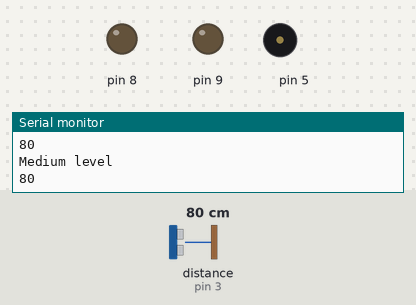
Simulated run of this sketch. Board: Arduino Uno, built with avr-gcc and run on an emulated ATmega328P. Parts: output pins drawn as LEDs (lit = HIGH), buzzer (waves = sounding), the last lines printed to the serial monitor. Wiring (inferred from the names in the program): ultrasonic range finder: trigger pin 2; echo pin 3. The test bench sets the inputs (shaded band); at power-on: distance to the obstacle (sensor on pin 3) 80 cm. The echo pulse lasts 58.3 µs per cm; pins used as bus, display or sensor lines are not drawn.

Above: at 1.2 s.
1.3 s: distance to the obstacle (sensor on pin 3) set to 46 cm
4.3 s: distance to the obstacle (sensor on pin 3) set to 36 cm
At 5.1 s:
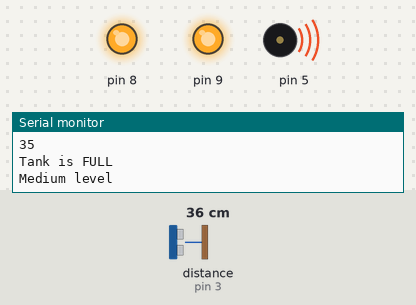
5.8 s: distance to the obstacle (sensor on pin 3) set to 299 cm
At 7.9 s:
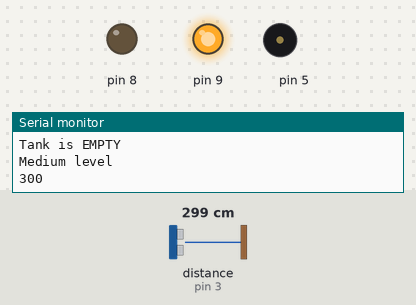
8.2 s: distance to the obstacle (sensor on pin 3) set to 2 cm
At 9.3 s:
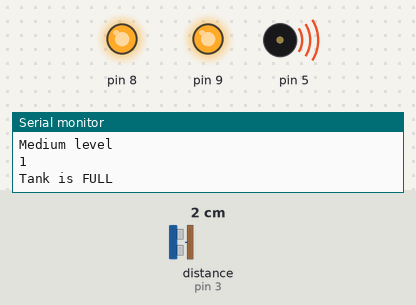
9.7 s: distance to the obstacle (sensor on pin 3) set to 60 cm
At 11.9 s:
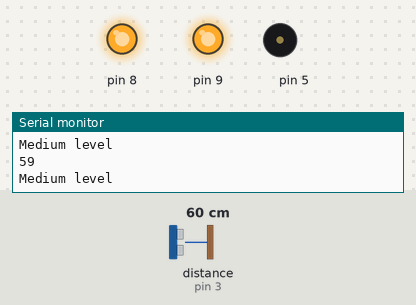
12.2 s: distance to the obstacle (sensor on pin 3) set to 18 cm
At 12.6 s:
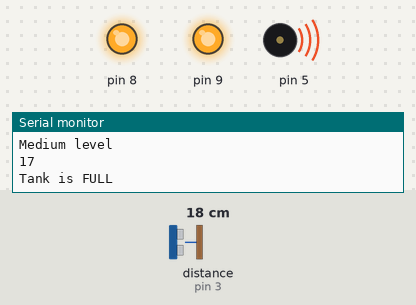
Timing chart, 0 to 14.7 s (numbered marks = the images above; inputs shaded):
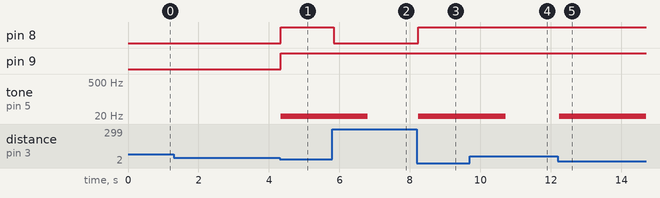

Measured:
- the behaviour switches between 42 and 41 cm on distance to the obstacle (sensor on pin 3) (found by bisection; images 0 and 1)
- after the input at 4.3 s, pin 8, pin 9: LOW → HIGH at once; tone on pin 5: silent → 17 Hz at once
- after the input at 5.8 s, pin 8: HIGH → LOW at once; tone on pin 5: 17 Hz → silent after 1.0 s
- after the input at 8.2 s, pin 8: LOW → HIGH at once; tone on pin 5: silent → 17 Hz at once
- after the input at 9.7 s, tone on pin 5: 17 Hz → silent after 1.0 s
- after the input at 12.2 s, tone on pin 5: silent → 17 Hz at once

The sketch:

water_level_controller1.ino
```cpp
// C++ code
//
int WaterLevel = 0;

int echoPin = 0;
int triggerPin = 0;

//Function to read and return ultrasonic sensor values
long readUltrasonicDistance(int triggerPin, int echoPin)
{
  pinMode(triggerPin, OUTPUT);  // Clear the trigger
  digitalWrite(triggerPin, LOW);
  delayMicroseconds(2);

  digitalWrite(triggerPin, HIGH);  // Sets the trigger pin to HIGH state for 10 microseconds
  delayMicroseconds(10);
  digitalWrite(triggerPin, LOW);
  pinMode(echoPin, INPUT);

  return pulseIn(echoPin, HIGH); // Reads the echo pin, and returns the sound wave travel time in microseconds
}

void setup()
{
  Serial.begin(9600);

  pinMode(8, OUTPUT);
  pinMode(9, OUTPUT);
  pinMode(5, OUTPUT);
}

void loop()
{
  //Setting the echo and triggerpin to digital pins 3 & 2 respectively.
  echoPin = 3;
  triggerPin = 2;

  WaterLevel = 0.01723 * readUltrasonicDistance(2, 3);

  Serial.println("Medium level");
  Serial.println(WaterLevel);

  // Condition for checking the water level
  if (WaterLevel <= 40) {
    Serial.println("Tank is FULL");
    digitalWrite(8, HIGH);
    digitalWrite(9, HIGH);
    // tone(pin, frequency, duration)
    tone(5, 17, 1000); // play tone  (C# = 17 Hz)

  }

  if (WaterLevel >= 300) {
    Serial.println("Tank is EMPTY");
    digitalWrite(8, LOW);
    digitalWrite(9, HIGH);
  }
  delay(10); // Adding delay to improve simulation performance
}
```
